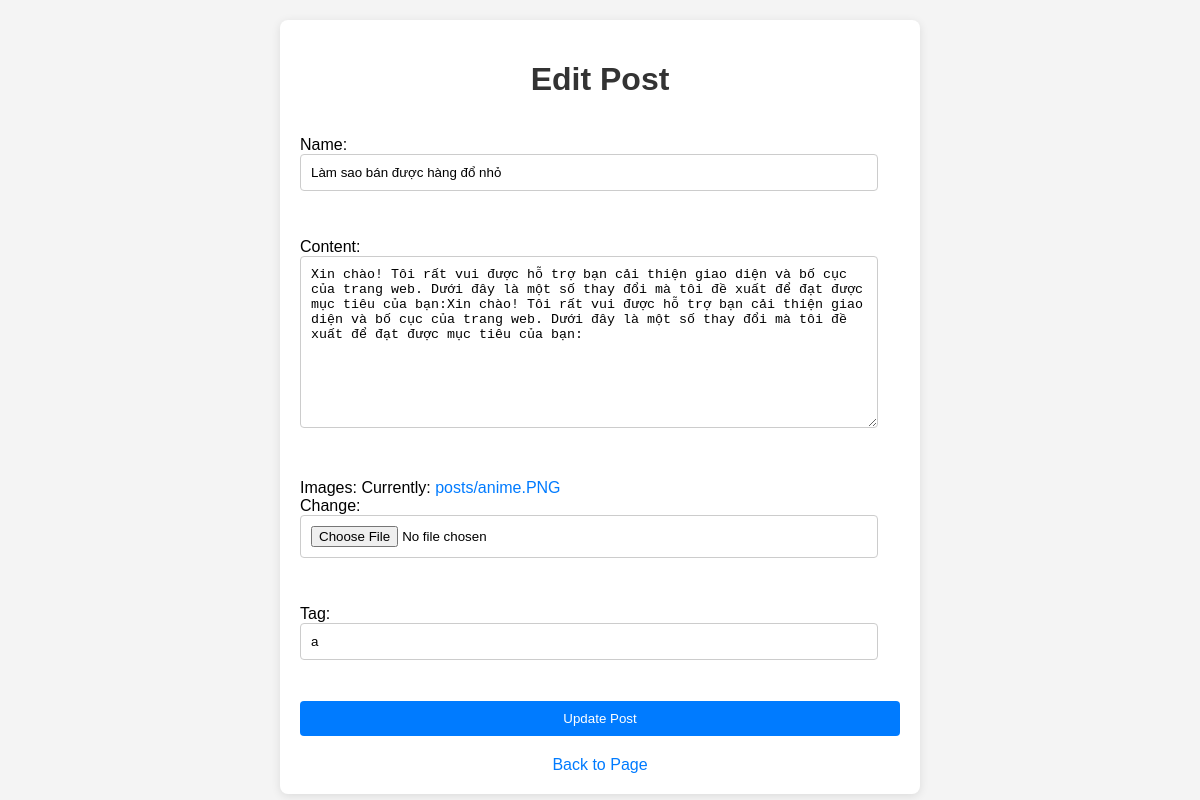
The app's page /pages/11/update/ with its own data.
### page/models.py (models this page shows, shortened)
class Post(models.Model):
    name = models.CharField(max_length=255)
    tag = models.CharField(max_length=255)
    images = models.ImageField(upload_to='posts/')
    content = models.TextField(default="Nội dung mặc định")
    page = models.ForeignKey(Page, related_name='posts', on_delete=models.CASCADE, null=True)

### page/views.py (the view)
# urls.py: path('<int:post_id>/update/', views.post_update, name='post_update'),
def post_update(request, post_id):
    post = get_object_or_404(Post, id=post_id)
    if request.method == 'POST':
        form = PostForm(request.POST, request.FILES, instance=post)
        if form.is_valid():
            form.save()
            return redirect('page_detail', pk=post.page.pk)  # Dùng pk của page
    else:
        form = PostForm(instance=post)
    return render(request, 'page/post_form.html', {'form': form})

### page/forms.py
class PostForm(forms.ModelForm):
    class Meta:
        model = Post
        fields = ['name','content', 'images','tag']

### page/templates/page/post_form.html (shortened to what this page needs)
<!DOCTYPE html>
<html lang="en">
<head>
</head>
<body>
    <div class="container">
        <h1>{% if form.instance.pk %}Edit Post{% else %}Create Post{% endif %}</h1>
        <form method="POST" enctype="multipart/form-data">
            {{ form.as_p }}
            <button type="submit">{% if form.instance.pk %}Update Post{% else %}Create Post{% endif %}</button>
        </form>
        <div class="back-button">
            <a href="{% url 'page_detail' pk=form.instance.page.id %}">Back to Page</a>
        </div>
    </div>
</body>
</html>

### page/templates/page/post_form.html (style rules this page uses)
body { font-family: Arial, sans-serif; background-color: #f4f4f4; margin: 0; padding: 20px; }
h1 { text-align: center; color: #333; }
.container { max-width: 600px; margin: auto; background: white; padding: 20px; border-radius: 8px; box-shadow: 0 2px 10px rgba(0, 0, 0, 0.1); }
form { display: flex; flex-direction: column; }
input[type="text"], input[type="file"], textarea { margin-bottom: 15px; padding: 10px; border: 1px solid #ccc; border-radius: 4px; width: calc(100% - 22px); box-sizing: border-box; transition: border-color 0.3s; }
button { padding: 10px; background-color: #007BFF; color: white; border: none; border-radius: 4px; cursor: pointer; transition: background-color 0.3s; margin-top: 10px; }
.back-button { text-align: center; margin-top: 20px; }
a { text-decoration: none; color: #007BFF; }

### records on screen
Post: name "Làm sao bán được hàng đổ nhỏ", content "Xin chào! Tôi rất vui được hỗ trợ bạn cải thiện giao diện và bố cục của trang web. Dưới đây là một số thay đổi mà tôi đề xuất để đạt được mục tiêu của bạn:Xin chào! Tôi rất vui được hỗ trợ bạn cải thiện giao diện và bố cục của trang web. Dưới đây là một số thay đổi mà tôi đề xuất để đạt được mục tiêu của bạn:", tag "a"
